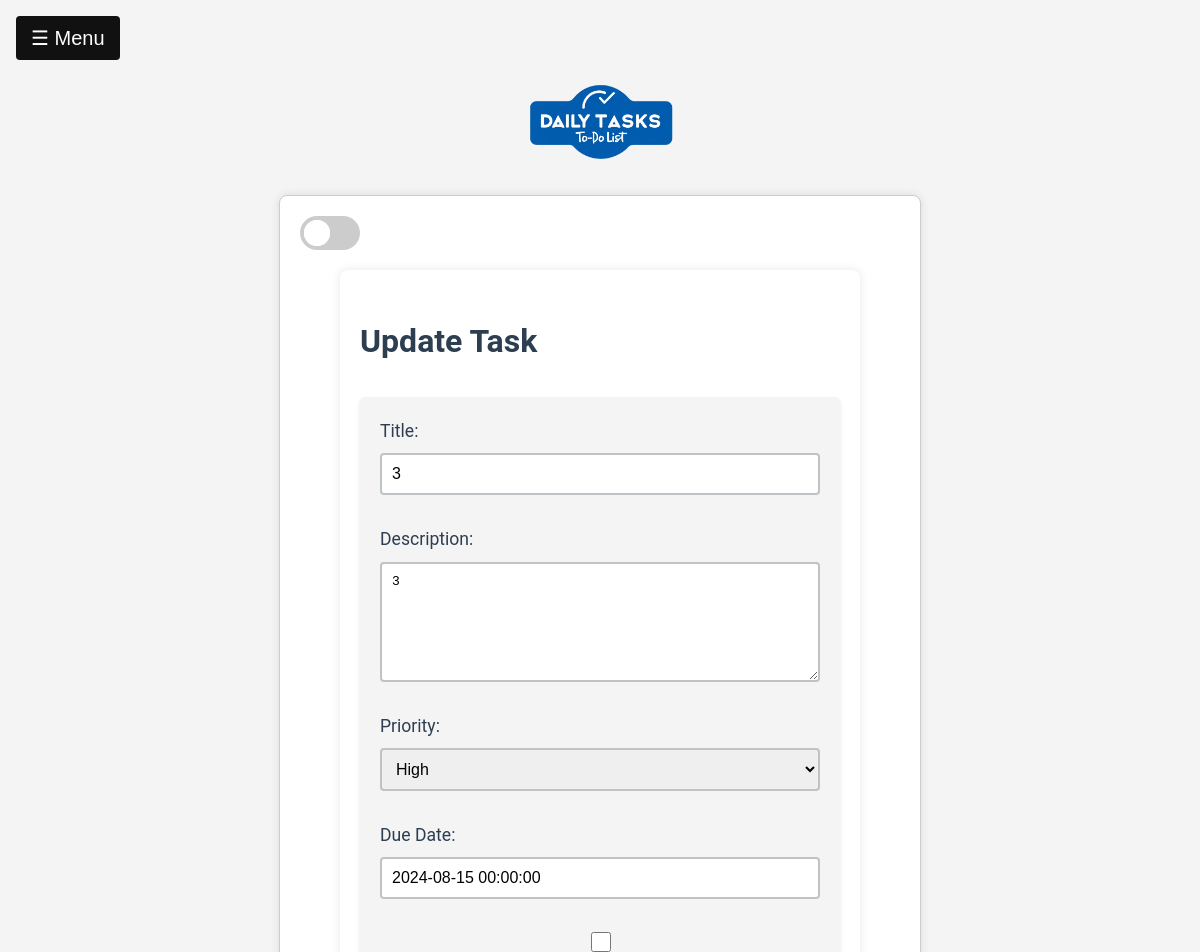
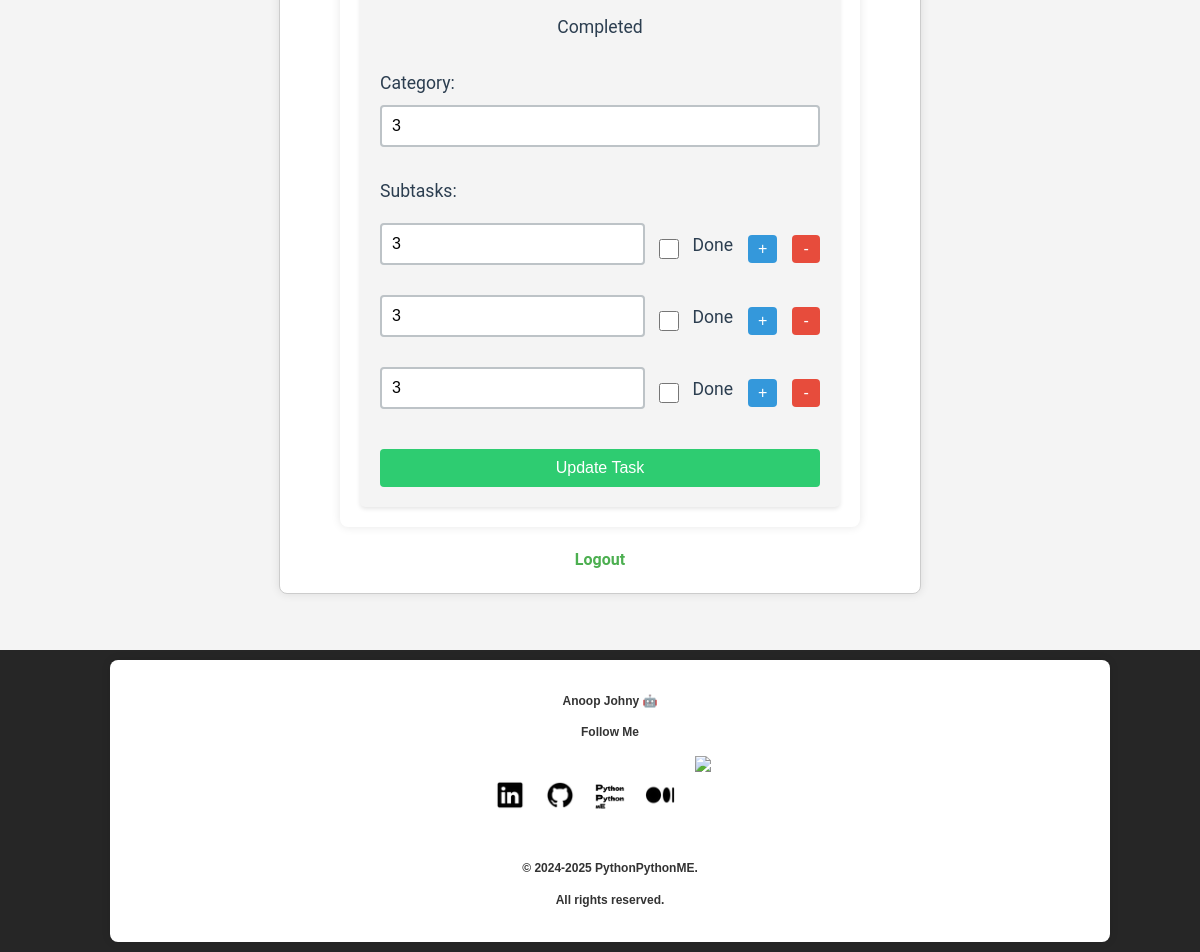
Page /update/3 (signed in) on the committed database (2 pictures, top to bottom).
### app.py (models this page shows, shortened)
class Task(db.Model):
    id = db.Column(db.Integer, primary_key=True)
    title = db.Column(db.String(100), nullable=False)
    description = db.Column(db.String(200), nullable=True)
    done = db.Column(db.Boolean, default=False)
    priority = db.Column(db.Integer, default=1)
    due_date = db.Column(db.DateTime, nullable=True)
    category = db.Column(db.String(50), nullable=True)
    user_id = db.Column(db.Integer, db.ForeignKey('user.id'), nullable=False)
    subtasks = db.relationship('Subtask', backref='task', lazy=True, cascade="all, delete-orphan")

class Subtask(db.Model):
    id = db.Column(db.Integer, primary_key=True)
    content = db.Column(db.String(200), nullable=False)
    done = db.Column(db.Boolean, default=False)
    task_id = db.Column(db.Integer, db.ForeignKey('task.id'), nullable=False)

### app.py (the view, shortened to what this page needs)
@app.route('/update/<int:id>', methods=['GET', 'POST'])
@login_required
def update_task(id):
    task = Task.query.filter_by(id=id, user_id=current_user.id).first_or_404()
    return render_template('update_task.html', task=task)

### app.py (called while the page is built)
@login_manager.user_loader
def load_user(user_id):
    return User.query.get(int(user_id))

### templates/update_task.html (shortened to what this page needs)
{% extends 'base.html' %}
{% block content %}
<div class="container">
    <h2>Update Task</h2>
    <form method="POST" class="task-form">
        <div class="form-group">
            <label for="title">Title:</label>
            <input type="text" id="title" name="title" value="{{ task.title }}" required>
        </div>
        <div class="form-group">
            <label for="description">Description:</label>
            <textarea id="description" name="description">{{ task.description }}</textarea>
        </div>
        <div class="form-group">
            <label for="priority">Priority:</label>
            <select id="priority" name="priority">
                <option value="3" {% if task.priority == 3 %}selected{% endif %}>High</option>
            </select>
        </div>
        <div class="form-group">
            <label for="due_date">Due Date:</label>
            <input type="text" id="due_date" name="due_date" value="{{ task.due_date if task.due_date else '' }}">
        </div>
        <div class="form-group checkbox-group">
            <input type="checkbox" id="done" name="done" {% if task.done %}checked{% endif %}>
            <label for="done">Completed</label>
        </div>
        <div class="form-group">
            <label for="category">Category:</label>
            <input type="text" id="category" name="category" value="{{ task.category }}">
        </div>
        <div id="subtasks" class="form-group">
            <label>Subtasks:</label>
            {% for subtask in task.subtasks %}
            <div class="subtask-entry">
                <input type="text" name="subtasks" value="{{ subtask.content }}">
                <div class="checkbox-group">
                    <input type="checkbox" name="subtask_dones" value="{{ subtask.id }}" {% if subtask.done %}checked{% endif %}>
                    <label>Done</label>
                </div>
                <button type="button" class="add-subtask">+</button>
                <button type="button" class="remove-subtask">-</button>
            </div>
            {% endfor %}
        </div>
        <button type="submit" class="submit-btn">Update Task</button>
    </form>
</div>
{% endblock %}

### static/css/styles.css (style rules this page uses)
body { font-family: Arial, sans-serif; line-height: 1.6; margin: 0; padding: 0; background-color: #f0f8ff; color: #333; transition: background-color 0.5s, color 0.5s; }
.container { width: 80%; margin: auto; overflow: hidden; padding: 20px; border-radius: 10px; background-color: white; box-shadow: 0 4px 8px rgba(0, 0, 0, 0.1); transition: background-color 0.5s, color 0.5s; }
h1, h2 { color: #333; transition: color 0.5s; }
form { background: #f4f4f4; padding: 20px; margin-bottom: 20px; border-radius: 5px; box-shadow: 0 2px 4px rgba(0, 0, 0, 0.1); transition: background-color 0.5s, color 0.5s; }
input[type="text"], textarea, select { width: 100%; padding: 8px; margin-bottom: 10px; border: 1px solid #ccc; border-radius: 4px; transition: background-color 0.5s, color 0.5s; }
input[type="submit"], button { display: inline-block; background: #333; color: #fff; padding: 10px 20px; border: none; cursor: pointer; border-radius: 4px; transition: background-color 0.5s, color 0.5s; }
.subtask-entry { margin-bottom: 10px; }
.subtask-entry input[type="text"] { width: calc(100% - 100px); }
.add-subtask, .remove-subtask { width: 30px; margin-left: 5px; }

### templates/update_task.html (style rules this page uses)
body { font-family: Roboto, sans-serif; line-height: 1.6; color: #333; background-color: #f4f4f4; }
.container { max-width: 100%; margin: 0 auto; padding: 20px; background-color: #fff; box-shadow: 0 0 10px rgba(0,0,0,0.1); border-radius: 8px; }
h2 { font-size: 2em; color: #2c3e50; margin-bottom: 30px; }
.task-form { display: flex; flex-direction: column; gap: 20px; }
.form-group { display: flex; flex-direction: column; }
.form-group label { font-size: 1.1em; margin-bottom: 8px; color: #2c3e50; }
.checkbox-group { display: flex; align-items: center; gap: 10px; }
.checkbox-group label { font-size: 1.1em; }
input[type="text"], select, textarea { width: 100%; padding: 12px; border: 2px solid #bdc3c7; border-radius: 4px; font-size: 1em; }
textarea { height: 120px; }
.subtask-entry { display: flex; align-items: center; gap: 10px; margin-top: 10px; }
.add-subtask, .remove-subtask { font-size: 1em; padding: 5px 10px; background-color: #3498db; color: white; border: none; border-radius: 4px; cursor: pointer; }
.remove-subtask { background-color: #e74c3c; }
.submit-btn { background-color: #2ecc71; color: white; padding: 10px 20px; border: none; border-radius: 4px; cursor: pointer; font-size: 1em; transition: background-color 0.3s ease; }
.task-form { max-width: 800px; margin: 0 auto; }
.form-group input, .form-group textarea, .form-group select { width: 100%; max-width: 100%; padding: 10px; box-sizing: border-box; word-wrap: break-word; overflow-wrap: break-word; }
.form-group textarea { min-height: 100px; resize: vertical; }
.form-group input[type="text"] { white-space: nowrap; overflow: hidden; text-overflow: ellipsis; }
input[type="checkbox"] { width: 20px; height: 20px; }

### rows in the picture
Task: title "3", description "3", priority "High", due_date "2024-08-15 00:00:00", category "3"
Subtask: subtasks "3"
Subtask: subtasks "3"
Subtask: subtasks "3"
